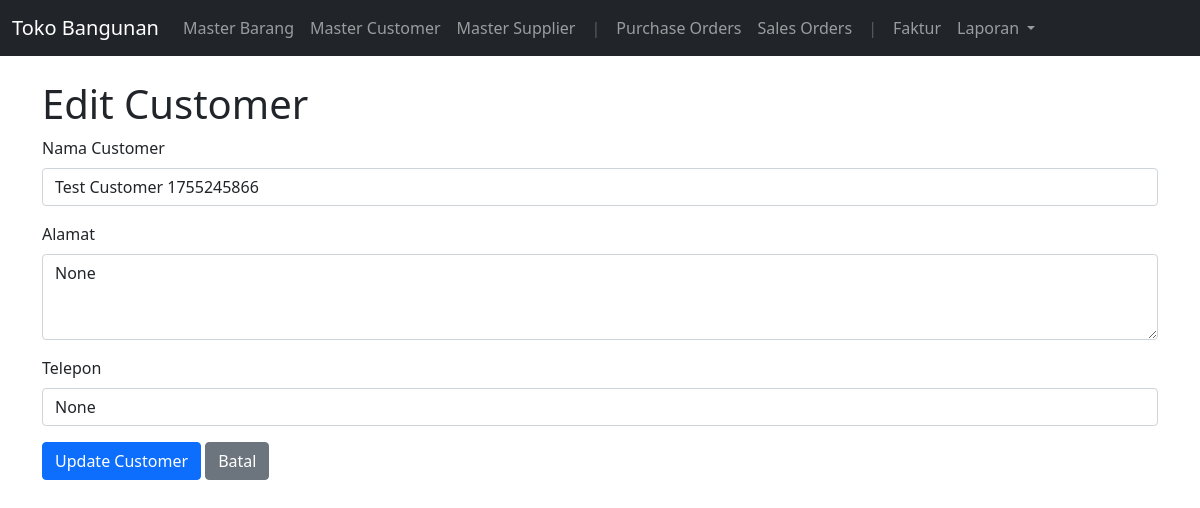
Before: /customers/edit/1 with the older database file.
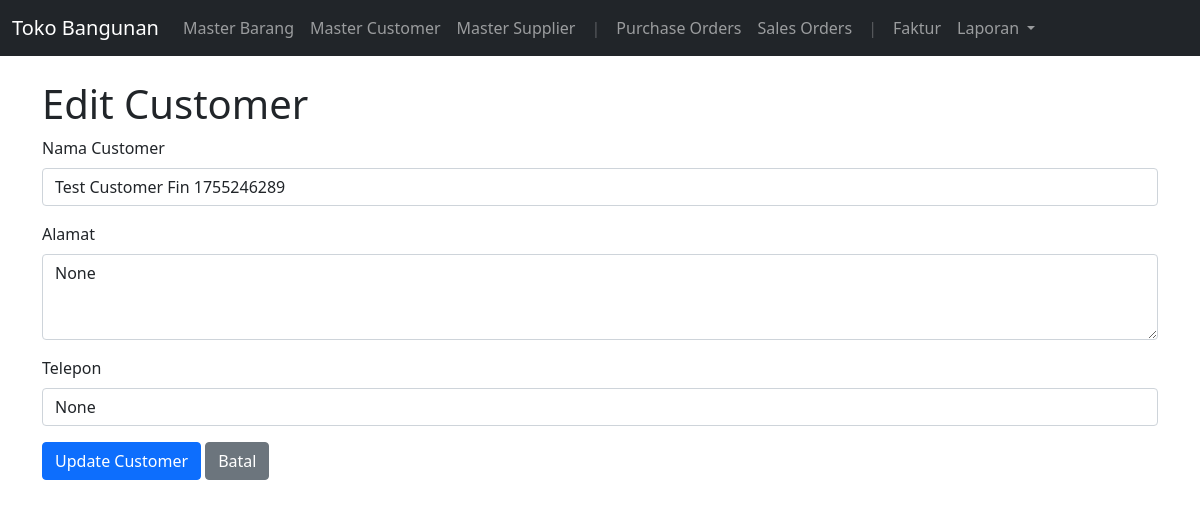
After: the same page with the newer database file.
### app.py (models this page shows, shortened)
class Customer(db.Model):
    id = db.Column(db.Integer, primary_key=True)
    name = db.Column(db.String(100), nullable=False)
    address = db.Column(db.Text, nullable=True)
    phone = db.Column(db.String(20), nullable=True)

### app.py (the view)
@app.route('/customers/edit/<int:id>', methods=['GET', 'POST'])
def edit_customer(id):
    customer_to_edit = Customer.query.get_or_404(id)
    if request.method == 'POST':
        customer_to_edit.name = request.form['name']
        customer_to_edit.address = request.form['address']
        customer_to_edit.phone = request.form['phone']
        db.session.commit()
        return redirect(url_for('customers'))
    return render_template('customer_form.html', customer=customer_to_edit)

### templates/customer_form.html (shortened to what this page needs)
{% extends 'base.html' %}
{% block content %}
  <h1>{% if customer %}Edit Customer{% else %}Tambah Customer Baru{% endif %}</h1>
  <form method="POST">
    <div class="mb-3">
      <label for="name" class="form-label">Nama Customer</label>
      <input type="text" class="form-control" id="name" name="name" value="{{ customer.name if customer else '' }}" required>
    </div>
    <div class="mb-3">
      <label for="address" class="form-label">Alamat</label>
      <textarea class="form-control" id="address" name="address" rows="3">{{ customer.address if customer else '' }}</textarea>
    </div>
    <div class="mb-3">
      <label for="phone" class="form-label">Telepon</label>
      <input type="text" class="form-control" id="phone" name="phone" value="{{ customer.phone if customer else '' }}">
    </div>
    <button type="submit" class="btn btn-primary">{% if customer %}Update Customer{% else %}Simpan Customer{% endif %}</button>
    <a href="{{ url_for('customers') }}" class="btn btn-secondary">Batal</a>
  </form>
{% endblock %}

Changed rows visible on the page:
changed Customer "None": name "Test Customer 1755245866" → "Test Customer Fin 1755246289"
